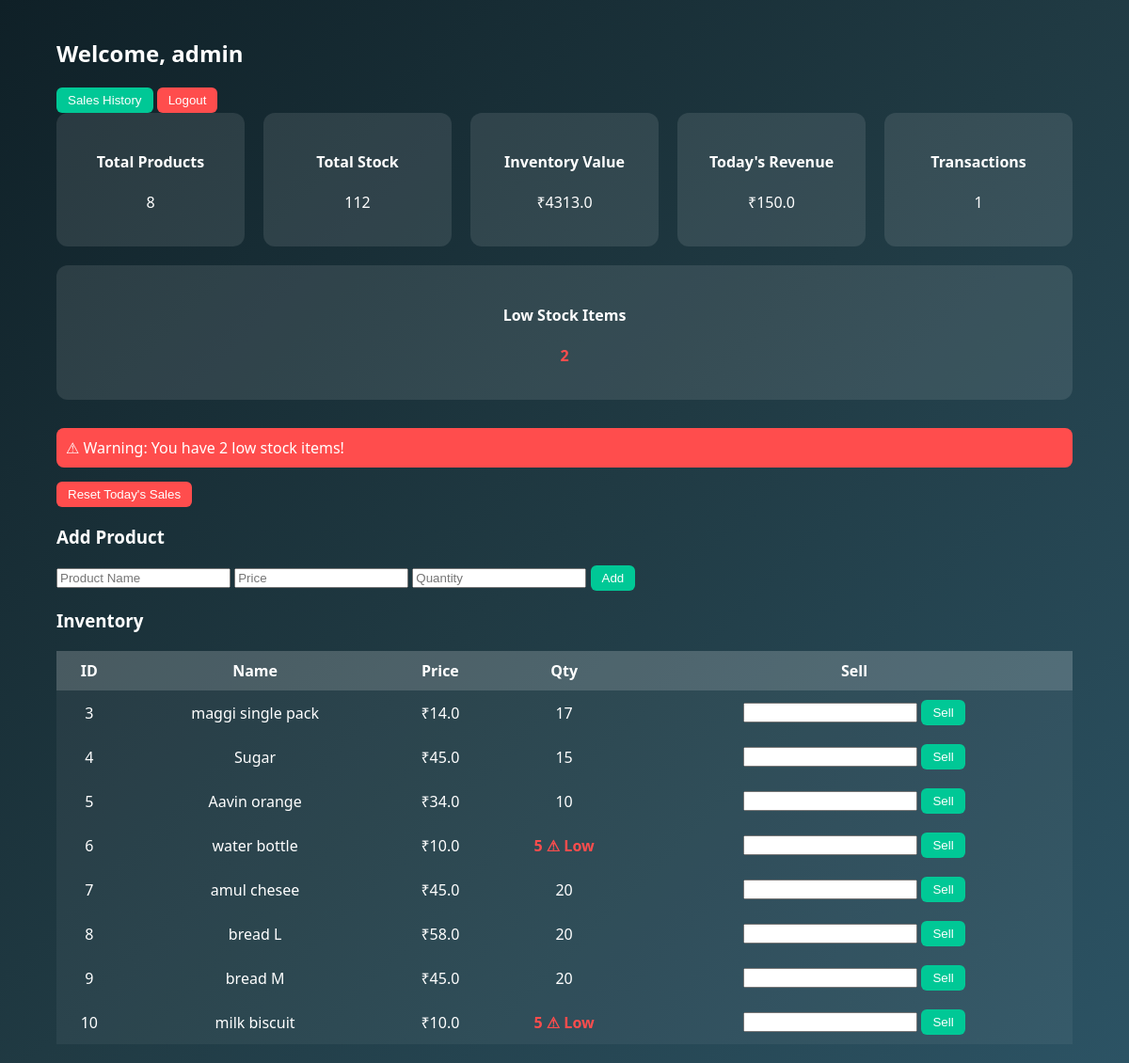
The page / (signed in) on the database its author committed.
### tables this page shows
CREATE TABLE products (
            id INTEGER PRIMARY KEY AUTOINCREMENT,
            name TEXT NOT NULL,
            price REAL NOT NULL,
            quantity INTEGER NOT NULL
        );

### app.py (the view)
@app.route("/")
def home():
    if "user" not in session:
        return redirect("/login")
    conn = sqlite3.connect("database.db")
    cursor = conn.cursor()
    cursor.execute("SELECT * FROM products")
    products = cursor.fetchall()
    total_products = len(products)
    total_stock = sum(p[3] for p in products)
    total_value = sum(p[2] * p[3] for p in products)
    low_stock_count = len([p for p in products if p[3] <= 5])
    today = str(date.today())
    cursor.execute("SELECT SUM(total), COUNT(*) FROM sales WHERE sale_date=?", (today,))
    data = cursor.fetchone()
    today_sales = data[0] if data[0] else 0
    total_transactions = data[1] if data[1] else 0
    conn.close()
    return render_template(
        "index.html",
        products=products,
        total_products=total_products,
        total_stock=total_stock,
        total_value=total_value,
        today_sales=today_sales,
        total_transactions=total_transactions,
        low_stock_count=low_stock_count,
        user=session["user"]
    )

### templates/index.html (shortened to what this page needs)
<!DOCTYPE html>
<html>
<head>
</head>
<body>
<div class="container">
<h2>Welcome, {{ user }}</h2>
<a href="/sales"><button style="background:#00c896;color:white;">Sales History</button></a>
<a href="/logout"><button style="background:#ff4d4d;color:white;">Logout</button></a>
<div class="dashboard-row">
    <div class="dashboard-box">
        <h4>Total Products</h4>
        <p>{{ total_products }}</p>
    </div>
    <div class="dashboard-box">
        <h4>Total Stock</h4>
        <p>{{ total_stock }}</p>
    </div>
    <div class="dashboard-box">
        <h4>Inventory Value</h4>
        <p>₹{{ total_value }}</p>
    </div>
    <div class="dashboard-box">
        <h4>Today's Revenue</h4>
        <p>₹{{ today_sales }}</p>
    </div>
    <div class="dashboard-box">
        <h4>Transactions</h4>
        <p>{{ total_transactions }}</p>
    </div>
    <div class="dashboard-box">
        <h4>Low Stock Items</h4>
        <p class="low">{{ low_stock_count }}</p>
    </div>
</div>
{% if low_stock_count > 0 %}
<div class="alert">
⚠ Warning: You have {{ low_stock_count }} low stock items!
</div>
{% endif %}
<form action="/reset_today" method="POST">
<button style="background:#ff4d4d;color:white;">Reset Today's Sales</button>
</form>
<h3>Add Product</h3>
<form action="/add" method="POST">
<input type="text" name="name" placeholder="Product Name" required>
<input type="number" name="price" placeholder="Price" required>
<input type="number" name="quantity" placeholder="Quantity" required>
<button style="background:#00c896;color:white;">Add</button>
</form>
<h3>Inventory</h3>
<table>
<tr>
<th>ID</th>
<th>Name</th>
<th>Price</th>
<th>Qty</th>
<th>Sell</th>
</tr>
{% for p in products %}
<tr>
<td>{{ p[0] }}</td>
<td>{{ p[1] }}</td>
<td>₹{{ p[2] }}</td>
<td>
    {% if p[3] <= 5 %}
        <span class="low">{{ p[3] }} ⚠ Low</span>
    {% else %}
        {{ p[3] }}
    {% endif %}
</td>
<td>
<form action="/sell/{{ p[0] }}" method="POST">
<input type="number" name="sell_quantity" required>
<button style="background:#00c896;color:white;">Sell</button>
</form>
</td>
</tr>
{% endfor %}
</table>
</div>
</body>

### templates/index.html (style rules this page uses)
body { margin:0; font-family:Segoe UI; background:linear-gradient(135deg,#0f2027,#203a43,#2c5364); color:white; }
.container { width:90%;margin:auto;padding:20px; }
.dashboard-row { display:flex;gap:20px;margin-bottom:30px;flex-wrap:wrap; }
.dashboard-box { flex:1; min-width:150px; background:rgba(255,255,255,0.1); padding:20px; border-radius:12px; text-align:center; }
button { cursor:pointer; border:none; border-radius:6px; padding:6px 12px; }
table { width:100%; border-collapse:collapse; margin-top:20px; }
th,td { padding:10px; text-align:center; }
th { background:rgba(255,255,255,0.2); }
td { background:rgba(255,255,255,0.05); }
.low { color:#ff4d4d;font-weight:bold; }
.alert { background:#ff4d4d; padding:10px; border-radius:8px; margin-bottom:15px; }

### rows shown on the page
products: id "3", name "maggi single pack", price "14.0", quantity "17"
products: id "4", name "Sugar", price "45.0", quantity "15"
products: id "5", name "Aavin orange", price "34.0", quantity "10"
products: id "6", name "water bottle", price "10.0", quantity "5"
products: id "7", name "amul chesee", price "45.0", quantity "20"
products: id "8", name "bread L", price "58.0", quantity "20"
products: id "9", name "bread M", price "45.0", quantity "20"
products: id "10", name "milk biscuit", price "10.0", quantity "5"

### other values the page prints
{{ user }} "admin"
{{ total_products }} "8"
{{ total_stock }} "112"
{{ total_value }} "4313.0"
{{ today_sales }} "150.0"
{{ total_transactions }} "1"
{{ low_stock_count }} "2"
